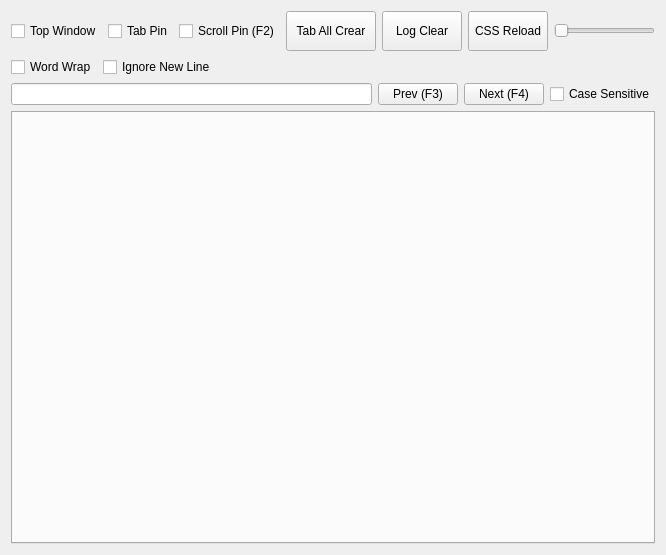
<?xml version="1.0" encoding="UTF-8"?>
<ui version="4.0">
 <class>UdpLogViewerClass</class>
 <widget class="QMainWindow" name="UdpLogViewerClass">
  <property name="geometry">
   <rect>
    <x>0</x>
    <y>0</y>
    <width>666</width>
    <height>555</height>
   </rect>
  </property>
  <property name="windowTitle">
   <string>Udp Log Server by gunoodaddy</string>
  </property>
  <widget class="QWidget" name="centralWidget">
   <layout class="QVBoxLayout" name="verticalLayout_2">
    <item>
     <layout class="QVBoxLayout" name="verticalLayout">
      <item>
       <layout class="QHBoxLayout" name="horizontalLayout">
        <item>
         <widget class="QCheckBox" name="topWindowCheck">
          <property name="text">
           <string>Top Window</string>
          </property>
         </widget>
        </item>
        <item>
         <widget class="QCheckBox" name="tabPinCheck">
          <property name="text">
           <string>Tab Pin</string>
          </property>
         </widget>
        </item>
        <item>
         <widget class="QCheckBox" name="scrollPinCheck">
          <property name="text">
           <string>Scroll Pin (F2)</string>
          </property>
         </widget>
        </item>
        <item>
         <widget class="QPushButton" name="tabAllClearBtn">
          <property name="minimumSize">
           <size>
            <width>90</width>
            <height>40</height>
           </size>
          </property>
          <property name="text">
           <string>Tab All Crear</string>
          </property>
         </widget>
        </item>
        <item>
         <widget class="QPushButton" name="logClearBtn">
          <property name="minimumSize">
           <size>
            <width>80</width>
            <height>40</height>
           </size>
          </property>
          <property name="text">
           <string>Log Clear</string>
          </property>
         </widget>
        </item>
        <item>
         <widget class="QPushButton" name="cssReloadBtn">
          <property name="minimumSize">
           <size>
            <width>80</width>
            <height>40</height>
           </size>
          </property>
          <property name="text">
           <string>CSS Reload</string>
          </property>
         </widget>
        </item>
        <item>
         <widget class="QSlider" name="transparentSlider">
          <property name="minimum">
           <number>20</number>
          </property>
          <property name="maximum">
           <number>100</number>
          </property>
          <property name="orientation">
           <enum>Qt::Horizontal</enum>
          </property>
         </widget>
        </item>
       </layout>
      </item>
      <item>
       <layout class="QHBoxLayout" name="horizontalLayout_3">
        <item>
         <widget class="QCheckBox" name="wordWrapCheck">
          <property name="text">
           <string>Word Wrap</string>
          </property>
         </widget>
        </item>
        <item>
         <widget class="QCheckBox" name="ignoreNewLineCheck">
          <property name="text">
           <string>Ignore New Line</string>
          </property>
         </widget>
        </item>
        <item>
         <spacer name="horizontalSpacer">
          <property name="orientation">
           <enum>Qt::Horizontal</enum>
          </property>
          <property name="sizeHint" stdset="0">
           <size>
            <width>40</width>
            <height>20</height>
           </size>
          </property>
         </spacer>
        </item>
       </layout>
      </item>
      <item>
       <layout class="QHBoxLayout" name="horizontalLayout_2">
        <item>
         <widget class="QLineEdit" name="searchText"/>
        </item>
        <item>
         <widget class="QPushButton" name="prevBtn">
          <property name="text">
           <string>Prev (F3)</string>
          </property>
         </widget>
        </item>
        <item>
         <widget class="QPushButton" name="nextBtn">
          <property name="text">
           <string>Next (F4)</string>
          </property>
         </widget>
        </item>
        <item>
         <widget class="QCheckBox" name="caseSensitiveCheck">
          <property name="text">
           <string>Case Sensitive</string>
          </property>
         </widget>
        </item>
       </layout>
      </item>
      <item>
       <widget class="QTabWidget" name="tabWidget">
        <property name="currentIndex">
         <number>-1</number>
        </property>
       </widget>
      </item>
     </layout>
    </item>
   </layout>
  </widget>
 </widget>
 <layoutdefault spacing="6" margin="11"/>
 <resources>
  <include location="udplogviewer.qrc"/>
 </resources>
 <connections>
  <connection>
   <sender>logClearBtn</sender>
   <signal>clicked()</signal>
   <receiver>UdpLogViewerClass</receiver>
   <slot>onClickedLogClear()</slot>
   <hints>
    <hint type="sourcelabel">
     <x>210</x>
     <y>22</y>
    </hint>
    <hint type="destinationlabel">
     <x>332</x>
     <y>277</y>
    </hint>
   </hints>
  </connection>
  <connection>
   <sender>tabAllClearBtn</sender>
   <signal>clicked()</signal>
   <receiver>UdpLogViewerClass</receiver>
   <slot>onClickedTabAllClear()</slot>
   <hints>
    <hint type="sourcelabel">
     <x>125</x>
     <y>22</y>
    </hint>
    <hint type="destinationlabel">
     <x>332</x>
     <y>277</y>
    </hint>
   </hints>
  </connection>
  <connection>
   <sender>cssReloadBtn</sender>
   <signal>clicked()</signal>
   <receiver>UdpLogViewerClass</receiver>
   <slot>onClickedCSSReload()</slot>
   <hints>
    <hint type="sourcelabel">
     <x>341</x>
     <y>26</y>
    </hint>
    <hint type="destinationlabel">
     <x>332</x>
     <y>277</y>
    </hint>
   </hints>
  </connection>
  <connection>
   <sender>transparentSlider</sender>
   <signal>valueChanged(int)</signal>
   <receiver>UdpLogViewerClass</receiver>
   <slot>onValueChangedWindowTransparent(int)</slot>
   <hints>
    <hint type="sourcelabel">
     <x>461</x>
     <y>26</y>
    </hint>
    <hint type="destinationlabel">
     <x>332</x>
     <y>277</y>
    </hint>
   </hints>
  </connection>
  <connection>
   <sender>scrollPinCheck</sender>
   <signal>clicked(bool)</signal>
   <receiver>UdpLogViewerClass</receiver>
   <slot>onClickedScrollPin(bool)</slot>
   <hints>
    <hint type="sourcelabel">
     <x>118</x>
     <y>26</y>
    </hint>
    <hint type="destinationlabel">
     <x>332</x>
     <y>277</y>
    </hint>
   </hints>
  </connection>
  <connection>
   <sender>topWindowCheck</sender>
   <signal>clicked(bool)</signal>
   <receiver>UdpLogViewerClass</receiver>
   <slot>onClickedTopWindow(bool)</slot>
   <hints>
    <hint type="sourcelabel">
     <x>53</x>
     <y>26</y>
    </hint>
    <hint type="destinationlabel">
     <x>332</x>
     <y>277</y>
    </hint>
   </hints>
  </connection>
  <connection>
   <sender>searchText</sender>
   <signal>textEdited(QString)</signal>
   <receiver>UdpLogViewerClass</receiver>
   <slot>onChangedSearchText(QString)</slot>
   <hints>
    <hint type="sourcelabel">
     <x>332</x>
     <y>63</y>
    </hint>
    <hint type="destinationlabel">
     <x>332</x>
     <y>277</y>
    </hint>
   </hints>
  </connection>
  <connection>
   <sender>searchText</sender>
   <signal>textChanged(QString)</signal>
   <receiver>UdpLogViewerClass</receiver>
   <slot>onChangedSearchText(QString)</slot>
   <hints>
    <hint type="sourcelabel">
     <x>332</x>
     <y>63</y>
    </hint>
    <hint type="destinationlabel">
     <x>332</x>
     <y>277</y>
    </hint>
   </hints>
  </connection>
  <connection>
   <sender>caseSensitiveCheck</sender>
   <signal>clicked(bool)</signal>
   <receiver>UdpLogViewerClass</receiver>
   <slot>onClickedCaseSensitive(bool)</slot>
   <hints>
    <hint type="sourcelabel">
     <x>600</x>
     <y>68</y>
    </hint>
    <hint type="destinationlabel">
     <x>332</x>
     <y>277</y>
    </hint>
   </hints>
  </connection>
  <connection>
   <sender>prevBtn</sender>
   <signal>clicked()</signal>
   <receiver>UdpLogViewerClass</receiver>
   <slot>onClickedSearchPrev()</slot>
   <hints>
    <hint type="sourcelabel">
     <x>422</x>
     <y>70</y>
    </hint>
    <hint type="destinationlabel">
     <x>332</x>
     <y>277</y>
    </hint>
   </hints>
  </connection>
  <connection>
   <sender>searchText</sender>
   <signal>returnPressed()</signal>
   <receiver>UdpLogViewerClass</receiver>
   <slot>onClickedSearchNext()</slot>
   <hints>
    <hint type="sourcelabel">
     <x>194</x>
     <y>69</y>
    </hint>
    <hint type="destinationlabel">
     <x>332</x>
     <y>277</y>
    </hint>
   </hints>
  </connection>
  <connection>
   <sender>nextBtn</sender>
   <signal>clicked()</signal>
   <receiver>UdpLogViewerClass</receiver>
   <slot>onClickedSearchNext()</slot>
   <hints>
    <hint type="sourcelabel">
     <x>503</x>
     <y>70</y>
    </hint>
    <hint type="destinationlabel">
     <x>332</x>
     <y>277</y>
    </hint>
   </hints>
  </connection>
  <connection>
   <sender>wordWrapCheck</sender>
   <signal>clicked(bool)</signal>
   <receiver>UdpLogViewerClass</receiver>
   <slot>onClickedWordWrap(bool)</slot>
   <hints>
    <hint type="sourcelabel">
     <x>151</x>
     <y>30</y>
    </hint>
    <hint type="destinationlabel">
     <x>332</x>
     <y>277</y>
    </hint>
   </hints>
  </connection>
  <connection>
   <sender>ignoreNewLineCheck</sender>
   <signal>clicked(bool)</signal>
   <receiver>UdpLogViewerClass</receiver>
   <slot>onClickedIgnoreNewLine(bool)</slot>
   <hints>
    <hint type="sourcelabel">
     <x>157</x>
     <y>68</y>
    </hint>
    <hint type="destinationlabel">
     <x>332</x>
     <y>277</y>
    </hint>
   </hints>
  </connection>
 </connections>
 <slots>
  <slot>onClickedTabAllClear()</slot>
  <slot>onClickedLogClear()</slot>
  <slot>onClickedCSSReload()</slot>
  <slot>onValueChangedWindowTransparent(int)</slot>
  <slot>onClickedScrollPin(bool)</slot>
  <slot>onClickedTopWindow(bool)</slot>
  <slot>onChangedSearchText(QString)</slot>
  <slot>onClickedSearchPrev()</slot>
  <slot>onClickedSearchNext()</slot>
  <slot>onClickedCaseSensitive(bool)</slot>
  <slot>onClickedWordWrap(bool)</slot>
  <slot>onClickedIgnoreNewLine(bool)</slot>
 </slots>
</ui>
